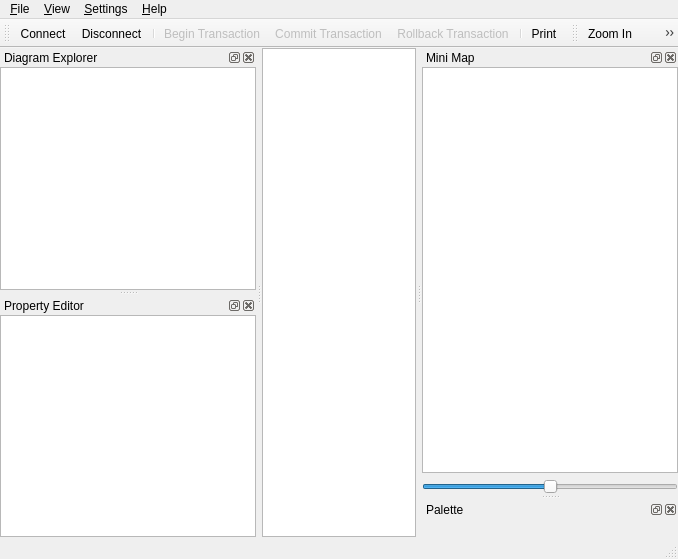
<?xml version="1.0" encoding="UTF-8"?>
<ui version="4.0">
 <class>MainWindowUi</class>
 <widget class="QMainWindow" name="MainWindowUi">
  <property name="geometry">
   <rect>
    <x>0</x>
    <y>0</y>
    <width>678</width>
    <height>559</height>
   </rect>
  </property>
  <property name="windowTitle">
   <string>QReal</string>
  </property>
  <property name="windowIcon">
   <iconset resource="../qrgui.qrc">
    <normaloff>:/icons/designer_datatable.png</normaloff>:/icons/designer_datatable.png</iconset>
  </property>
  <widget class="QWidget" name="centralwidget">
   <layout class="QGridLayout">
    <property name="margin">
     <number>0</number>
    </property>
    <property name="spacing">
     <number>0</number>
    </property>
    <item row="0" column="0">
     <widget class="QGraphicsView" name="view"/>
    </item>
   </layout>
  </widget>
  <widget class="QMenuBar" name="menubar">
   <property name="geometry">
    <rect>
     <x>0</x>
     <y>0</y>
     <width>678</width>
     <height>22</height>
    </rect>
   </property>
   <widget class="QMenu" name="menu_File">
    <property name="title">
     <string>&amp;File</string>
    </property>
    <addaction name="actionConnect"/>
    <addaction name="actionDisconnect"/>
    <addaction name="separator"/>
    <addaction name="actionBeginTransaction"/>
    <addaction name="actionCommitTransaction"/>
    <addaction name="actionRollbackTransaction"/>
    <addaction name="separator"/>
    <addaction name="actionPrint"/>
    <addaction name="actionMakeSvg"/>
    <addaction name="separator"/>
    <addaction name="actionQuit"/>
   </widget>
   <widget class="QMenu" name="menu_View">
    <property name="title">
     <string>&amp;View</string>
    </property>
    <addaction name="actionZoom_In"/>
    <addaction name="actionZoom_Out"/>
    <addaction name="separator"/>
    <addaction name="actionAntialiasing"/>
    <addaction name="actionOpenGL_Renderer"/>
   </widget>
   <widget class="QMenu" name="menuHelp">
    <property name="title">
     <string>&amp;Help</string>
    </property>
    <addaction name="actionHelp"/>
    <addaction name="separator"/>
    <addaction name="actionAbout"/>
    <addaction name="actionAboutQt"/>
   </widget>
   <widget class="QMenu" name="menuSettings">
    <property name="title">
     <string>&amp;Settings</string>
    </property>
    <addaction name="actionPlugins"/>
   </widget>
   <addaction name="menu_File"/>
   <addaction name="menu_View"/>
   <addaction name="menuSettings"/>
   <addaction name="menuHelp"/>
  </widget>
  <widget class="QStatusBar" name="statusbar"/>
  <widget class="QDockWidget" name="diagramDock">
   <property name="allowedAreas">
    <set>Qt::AllDockWidgetAreas</set>
   </property>
   <property name="windowTitle">
    <string>Diagram Explorer</string>
   </property>
   <attribute name="dockWidgetArea">
    <number>1</number>
   </attribute>
   <widget class="QWidget" name="dockWidgetContents_2">
    <layout class="QHBoxLayout">
     <property name="spacing">
      <number>6</number>
     </property>
     <property name="margin">
      <number>0</number>
     </property>
     <item>
      <widget class="QTreeView" name="diagramExplorer">
       <property name="contextMenuPolicy">
        <enum>Qt::ActionsContextMenu</enum>
       </property>
       <property name="acceptDrops">
        <bool>true</bool>
       </property>
       <property name="dragDropMode">
        <enum>QAbstractItemView::DragDrop</enum>
       </property>
      </widget>
     </item>
    </layout>
   </widget>
  </widget>
  <widget class="QToolBar" name="fileToolbar">
   <property name="orientation">
    <enum>Qt::Horizontal</enum>
   </property>
   <attribute name="toolBarArea">
    <enum>TopToolBarArea</enum>
   </attribute>
   <attribute name="toolBarBreak">
    <bool>false</bool>
   </attribute>
   <addaction name="actionConnect"/>
   <addaction name="actionDisconnect"/>
   <addaction name="separator"/>
   <addaction name="actionBeginTransaction"/>
   <addaction name="actionCommitTransaction"/>
   <addaction name="actionRollbackTransaction"/>
   <addaction name="separator"/>
   <addaction name="actionPrint"/>
  </widget>
  <widget class="QDockWidget" name="minimapDock">
   <property name="windowTitle">
    <string>Mini Map</string>
   </property>
   <attribute name="dockWidgetArea">
    <number>2</number>
   </attribute>
   <widget class="QWidget" name="dockWidgetContents_4">
    <layout class="QVBoxLayout">
     <property name="spacing">
      <number>6</number>
     </property>
     <property name="margin">
      <number>0</number>
     </property>
     <item>
      <widget class="QGraphicsView" name="minimapView">
       <property name="dragMode">
        <enum>QGraphicsView::ScrollHandDrag</enum>
       </property>
      </widget>
     </item>
     <item>
      <widget class="QSlider" name="minimapZoomSlider">
       <property name="maximum">
        <number>50</number>
       </property>
       <property name="value">
        <number>25</number>
       </property>
       <property name="orientation">
        <enum>Qt::Horizontal</enum>
       </property>
      </widget>
     </item>
    </layout>
   </widget>
  </widget>
  <widget class="QDockWidget" name="paletteDock">
   <property name="windowTitle">
    <string>Palette</string>
   </property>
   <attribute name="dockWidgetArea">
    <number>2</number>
   </attribute>
   <widget class="QWidget" name="dockWidgetContents_5">
    <layout class="QHBoxLayout">
     <property name="spacing">
      <number>6</number>
     </property>
     <property name="margin">
      <number>0</number>
     </property>
     <item>
      <widget class="PaletteToolbox" name="paletteToolbox"/>
     </item>
    </layout>
   </widget>
  </widget>
  <widget class="QToolBar" name="viewToolbar">
   <property name="windowTitle">
    <string>toolBar</string>
   </property>
   <attribute name="toolBarArea">
    <enum>TopToolBarArea</enum>
   </attribute>
   <attribute name="toolBarBreak">
    <bool>false</bool>
   </attribute>
   <addaction name="actionZoom_In"/>
   <addaction name="actionZoom_Out"/>
  </widget>
  <widget class="QDockWidget" name="propertyDock">
   <property name="windowTitle">
    <string>Property Editor</string>
   </property>
   <attribute name="dockWidgetArea">
    <number>1</number>
   </attribute>
   <widget class="QWidget" name="dockWidgetContents">
    <layout class="QVBoxLayout">
     <property name="spacing">
      <number>6</number>
     </property>
     <property name="margin">
      <number>0</number>
     </property>
     <item>
      <widget class="QTableView" name="propertyEditor">
       <property name="alternatingRowColors">
        <bool>true</bool>
       </property>
       <property name="showGrid">
        <bool>false</bool>
       </property>
      </widget>
     </item>
    </layout>
   </widget>
  </widget>
  <action name="actionQuit">
   <property name="text">
    <string>&amp;Quit</string>
   </property>
  </action>
  <action name="actionConnect">
   <property name="icon">
    <iconset resource="../qrgui.qrc">
     <normaloff>:/icons/database_connected.png</normaloff>:/icons/database_connected.png</iconset>
   </property>
   <property name="text">
    <string>&amp;Connect</string>
   </property>
  </action>
  <action name="actionZoom_In">
   <property name="icon">
    <iconset resource="../qrgui.qrc">
     <normaloff>:/icons/zoomin.png</normaloff>:/icons/zoomin.png</iconset>
   </property>
   <property name="text">
    <string>Zoom In</string>
   </property>
  </action>
  <action name="actionZoom_Out">
   <property name="icon">
    <iconset resource="../qrgui.qrc">
     <normaloff>:/icons/zoomout.png</normaloff>:/icons/zoomout.png</iconset>
   </property>
   <property name="text">
    <string>Zoom Out</string>
   </property>
  </action>
  <action name="actionAntialiasing">
   <property name="checkable">
    <bool>true</bool>
   </property>
   <property name="checked">
    <bool>true</bool>
   </property>
   <property name="text">
    <string>Antialiasing</string>
   </property>
  </action>
  <action name="actionOpenGL_Renderer">
   <property name="checkable">
    <bool>true</bool>
   </property>
   <property name="text">
    <string>OpenGL Renderer</string>
   </property>
  </action>
  <action name="actionPrint">
   <property name="icon">
    <iconset resource="../qrgui.qrc">
     <normaloff>:/icons/print.png</normaloff>:/icons/print.png</iconset>
   </property>
   <property name="text">
    <string>Print</string>
   </property>
  </action>
  <action name="actionMakeSvg">
   <property name="text">
    <string>Export to SVG</string>
   </property>
  </action>
  <action name="actionDisconnect">
   <property name="icon">
    <iconset resource="../qrgui.qrc">
     <normaloff>:/icons/database_disconnect.png</normaloff>:/icons/database_disconnect.png</iconset>
   </property>
   <property name="text">
    <string>&amp;Disconnect</string>
   </property>
  </action>
  <action name="actionBeginTransaction">
   <property name="enabled">
    <bool>false</bool>
   </property>
   <property name="icon">
    <iconset resource="../qrgui.qrc">
     <normaloff>:/icons/database_connect.png</normaloff>:/icons/database_connect.png</iconset>
   </property>
   <property name="text">
    <string>Begin Transaction</string>
   </property>
  </action>
  <action name="actionCommitTransaction">
   <property name="enabled">
    <bool>false</bool>
   </property>
   <property name="icon">
    <iconset resource="../qrgui.qrc">
     <normaloff>:/icons/database_commit.png</normaloff>:/icons/database_commit.png</iconset>
   </property>
   <property name="text">
    <string>Commit Transaction</string>
   </property>
  </action>
  <action name="actionRollbackTransaction">
   <property name="enabled">
    <bool>false</bool>
   </property>
   <property name="icon">
    <iconset resource="../qrgui.qrc">
     <normaloff>:/icons/database_revert.png</normaloff>:/icons/database_revert.png</iconset>
   </property>
   <property name="text">
    <string>Rollback Transaction</string>
   </property>
  </action>
  <action name="actionDeleteFromDiagram">
   <property name="text">
    <string>Delete</string>
   </property>
  </action>
  <action name="actionHelp">
   <property name="text">
    <string>Small Help</string>
   </property>
  </action>
  <action name="actionAbout">
   <property name="text">
    <string>About...</string>
   </property>
  </action>
  <action name="actionAboutQt">
   <property name="text">
    <string>About Qt...</string>
   </property>
  </action>
  <action name="actionPlugins">
   <property name="text">
    <string>Plugins...</string>
   </property>
  </action>
 </widget>
 <layoutdefault spacing="0" margin="0"/>
 <customwidgets>
  <customwidget>
   <class>PaletteToolbox</class>
   <extends>QToolBox</extends>
   <header>palettetoolbox.h</header>
   <container>1</container>
  </customwidget>
 </customwidgets>
 <resources>
  <include location="../qrgui.qrc"/>
 </resources>
 <connections/>
</ui>
